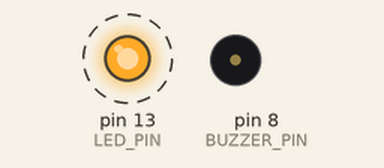
Simulated run of this sketch. Board: Arduino Mega 2560, built with avr-gcc and run on an emulated ATmega2560. Parts: output pins drawn as LEDs (lit = HIGH), buzzer (waves = sounding). Dashed ring = blinking. What the sketch prints to the serial monitor is not drawn.

Above: at 0.5 s.
Timing chart, 0 to 4.6 s (numbered marks = the images above):
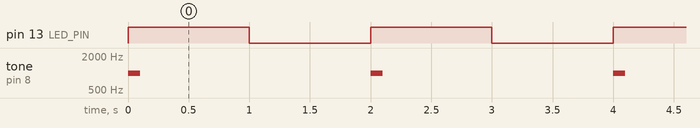

Measured:
- by itself, pin 13 (LED_PIN): alternates HIGH for 1.0 s and LOW for 1.0 s
- by itself, tone on pin 8 (BUZZER_PIN): alternates 1000 Hz for 0.10 s and silent for 1.9 s

The sketch:

hello_world.ino
```cpp
// Hello World sketch for Arduino Mega 2560 R3
// Blinks the onboard LED (pin 13), beeps a buzzer (pin 8) for 100ms, and prints "Hello, World!" over Serial

const int LED_PIN = 13;
const int BUZZER_PIN = 8;

void setup() {
  pinMode(LED_PIN, OUTPUT);
  pinMode(BUZZER_PIN, OUTPUT);
  Serial.begin(9600);
}

void loop() {
  digitalWrite(LED_PIN, HIGH);
  Serial.println("Hello, World!");

  tone(BUZZER_PIN, 1000, 100);
  delay(1000);

  digitalWrite(LED_PIN, LOW);
  delay(1000);
}
```
